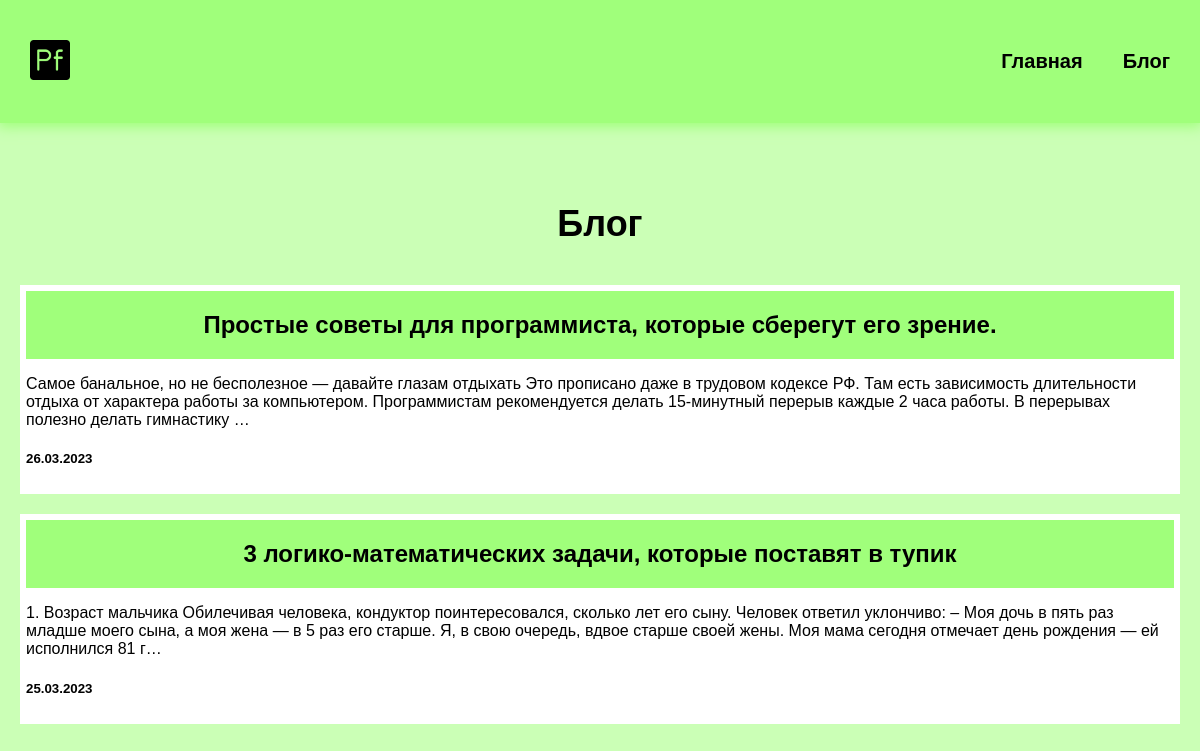
Screenshot of /blog/ with the database file from the repository.
### blog/models.py (models this page shows, shortened)
class Blog(models.Model):
    title = models.CharField(max_length=200)
    description = models.TextField()
    date = models.DateField()

### blog/views.py (the view)
# urls.py: path('', views.blogs, name='blogs'),
def blogs(request):
    blogs = Blog.objects.order_by('-date')
    return render(request, 'blog/blogs.html', {'blogs': blogs})

### blog/templates/blog/blogs.html
{% extends 'skills/base.html' %}
{% block content %}
<h1>Блог</h1>
{% for blog in blogs %}
<div class="element">
    <h2 class="top">
        <a href="{% url 'detail' blog.id %}">{{ blog.title }}</a>
    </h2>
    <div class="blog_text">
        <p>{{ blog.description|striptags|truncatechars:300 }}</p>
        <h5>{{ blog.date|date:'d.m.Y' }}</h5>
    </div>
</div>
{% endfor %}
{% endblock %}

### skills/static/css/style.css (style rules this page uses)
body { background: #cbffb6; padding: 0; margin: 0; font-family: Arial, Helvetica, sans-serif; }
.element, .count { background: rgb(255, 255, 255); border: 6px solid white; margin: 20px 0; }
.content h1 { text-align: center; margin: 60px 0 40px; font-size: 36px; }
.wrap h2 { text-align: center; }
.top { background: #a0ff7b; margin: 0; }
.top a { color: rgb(0, 0, 0); text-decoration: none; padding: 20px; display: block; }

### rows the page displays
Blog: title "Простые советы для программиста, которые сберегут его зрение.", description "Самое банальное, но не бесполезное — давайте глазам отдыхать Это прописано даже в трудовом кодексе РФ. Там есть зависимость длительности отдыха от характера работы за компьютером. Программистам рекомендуется делать 15-минутный перерыв каждые 2 часа работы. В перерывах полезно делать гимнастику …", date "26.03.2023"
Blog: title "3 логико-математических задачи, которые поставят в тупик", description "1. Возраст мальчика Обилечивая человека, кондуктор поинтересовался, сколько лет его сыну. Человек ответил уклончиво: – Моя дочь в пять раз младше моего сына, а моя жена — в 5 раз его старше. Я, в свою очередь, вдвое старше своей жены. Моя мама сегодня отмечает день рождения — ей исполнился 81 г…", date "25.03.2023"
